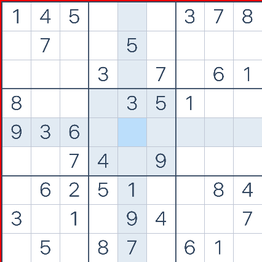
#> input picture tmp_image.png, 262 x 262 px
$ python image-breakdown.py
#> lines starting #> are read from the running program, lines starting #| are printed output that depends on the picture; after the words box and inside, x2 and y2 are one past the last pixel; in counts of white or black regions, pixels touching at a corner belong together
## Code to import scraped sudoku png file;
# splice into 9 individual boxes;
# create 3x3x9 tensor of integers;
# build model to fill integers and correctly solve puzzle

from PIL import Image
import cv2
import pytesseract
import numpy as np
import random
import csv


imgfile = Image.open("tmp_image.png")
#> imgfile is the input picture: PIL image 262x262 RGB; mean R, G, B 234.9, 236.3, 240.2

#first creating 9 copies of the image to individually crop

def nine_split(imgfile):

    box_vec = [imgfile.copy() for _ in range(9)] #creates a list of 9 copies of the image
#> box_vec = 9 items
    crop_vec = []                                #preallocates new list for cropped images
    tl_x = 7            #need to change depending on version of image (main or my branch)
    tl_y = 0       # setting approximate pixel divisons/locations for crop function
    br_x = 92
    br_y = 87
    x_space = 85
    y_space = 87


    for i, seg in enumerate(box_vec):
      cropseg = seg.crop((tl_x,tl_y,br_x,br_y))  #crops current copy of each image and appends to new list
      crop_vec.append(cropseg)
      tl_x += x_space
      br_x += x_space
      if i==2 or i==5:
         tl_x = 7           #changing deliminters to iterate through whole sudoku image
         br_x = 92          #resetting based on these delimieters
         tl_y += y_space
         br_y += y_space
#> this loop made 9 passes
#> (tl_y, br_y) on passes 3, 6: (87, 174), (174, 261)
#> pass 1, in nine_split, `cropseg = seg.crop((tl_x,tl_y,br_x,br_y))`:
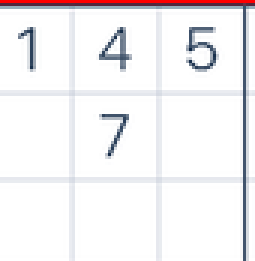
#> cropseg: PIL image 85x87 RGB (shown 3 times larger); mean R, G, B 242.3, 240.1, 241.9
#> pass 2, in nine_split, `cropseg = seg.crop((tl_x,tl_y,br_x,br_y))`:
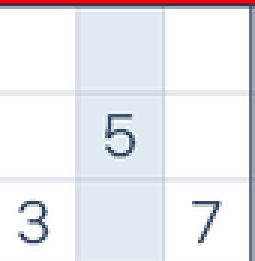
#> cropseg: PIL image 85x87 RGB (shown 3 times larger); mean R, G, B 234.3, 234.8, 238.9
#> pass 3, in nine_split, `cropseg = seg.crop((tl_x,tl_y,br_x,br_y))`:
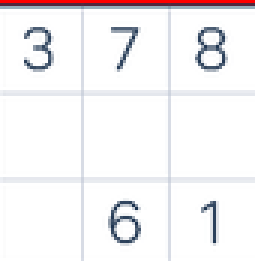
#> cropseg: PIL image 85x87 RGB (shown 3 times larger); mean R, G, B 243.5, 241.2, 242.8
#> after the loop, br_y = 261; crop_vec = 9 items; tl_y = 174
#> `crop_vec = nine_split(imgfile)`: crop_vec = 9 items


    return crop_vec


def digit_read(crop_vec):
   #Iterating through list of images and creating tensor of digits
   unslvd_boxes = np.zeros((3,3,9), dtype=int)

   subreg_size = 29


   for i,seg in enumerate(crop_vec):

        #Converting image from PIL (png) to CV format
        crop_cv = cv2.cvtColor(np.array(seg), cv2.COLOR_RGB2BGR)


        #Preprocess image to gray scale, threshold it and invert it
        gray = cv2.cvtColor(crop_cv, cv2.COLOR_BGR2GRAY)
        thresh = cv2.threshold(gray, 0, 255, cv2.THRESH_BINARY_INV + cv2.THRESH_OTSU)[1]
        digit_config = r'--oem 3 --psm 10 -c tessedit_char_whitelist=123456789'

        #Run tesseract OCR to read the digits

        for a in range(3):  # Rows
            for b in range(3):  # Columns
                # Crop 29x29 sub-region
                x1 = b * subreg_size  # 0, 29, 58
                y1 = a * subreg_size  # 0, 29, 58
                x2 = x1 + subreg_size
                y2 = y1 + subreg_size
                sub_region = thresh[y1:y2, x1:x2]


                # Run OCR on sub-region
                text = pytesseract.image_to_string(sub_region, config=digit_config).strip()
                if text.isdigit():
                    #print(int(text))
                    unslvd_boxes[a][b][i] = int(text)
#> this loop made 1 pass
#> pass 1, in digit_read, `crop_cv = cv2.cvtColor(np.array(seg), cv2.COLOR_RGB2BGR)`:
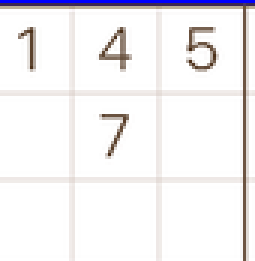
#> crop_cv: shape (87, 85, 3) (shown 3 times larger); mean R, G, B 241.9, 240.1, 242.3
#> pass 1, in digit_read, `gray = cv2.cvtColor(crop_cv, cv2.COLOR_BGR2GRAY)`:
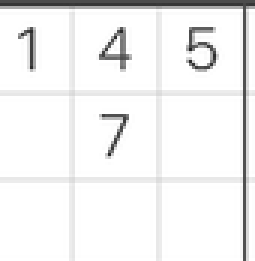
#> gray: shape (87, 85) (shown 3 times larger); min 32, max 255, mean 241
#> pass 1, in digit_read, `thresh = cv2.threshold(gray, 0, 255, cv2.THRESH_BINARY_INV + cv2.THRES..`:
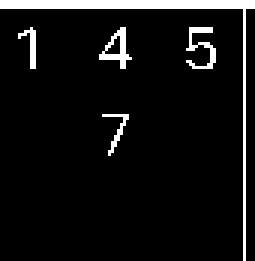
#> thresh: shape (87, 85) (shown 3 times larger); 7% white; 5 white regions, box (x1, y1, x2, y2) and area: (0, 0, 85, 87) 339, (33, 9, 44, 23) 57, (62, 9, 72, 23) 56, (6, 9, 12, 23) 33, (34, 38, 43, 52) 31
#> after the loop:
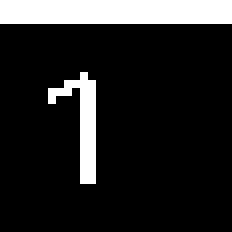
#> sub_region: shape (29, 29) (shown 8 times larger); 14.3% white; 2 white regions, box (x1, y1, x2, y2) and area: (0, 0, 29, 3) 87, (6, 9, 12, 23) 33


   return  unslvd_boxes


# [47 lines left out: functions puzzle_reconstruct, validity_test, solution_seek, not called in this run]


if __name__ == "__main__":
    crop_vec = nine_split(imgfile)
#> (the run stopped early here; a loop or call above may not have finished)
